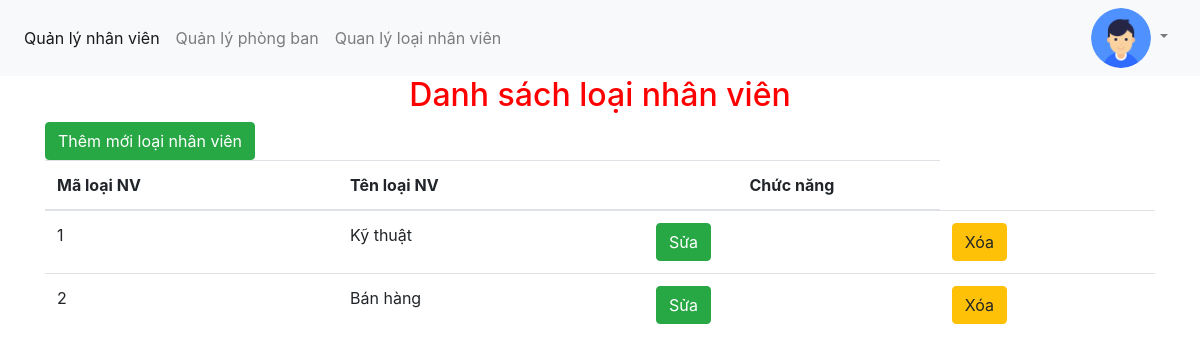
Screenshot of /list_lnv.php with the database file from the repository.
### tables this page shows
CREATE TABLE `loainv` (
  `maloainv` int(11) NOT NULL,
  `tenloainv` varchar(30) NOT NULL
);

### list_lnv.php (the view, shortened to what this page needs)
<?php
include("connect.php");
$strSQL = "SELECT * FROM loainv";
$result = mysqli_query($con,$strSQL);
?>
<?php
include("header.php");
?>
<body>
	<div class="container">
		<h2 align="center" style="color: red;">Danh sách loại nhân viên</h2>
		<div class="table-responsive">
			<a href="add_lnv.php" class="btn btn-success">Thêm mới loại nhân viên</a>
			<table class="table table-hover" id="my-table">
				<thead>
					<tr>
						<th>Mã loại NV</th>
						<th>Tên loại NV</th>
						<th style="text-align: center;">Chức năng</th>
					</tr>
				</thead>
				<tbody>
					<?php while ($row = $result->fetch_assoc()){?>
						<tr>
							<td><?= $row['maloainv']; ?></td>
							<td><?= $row['tenloainv']; ?></td>
							<td><a href="edit_lnv.php?id=<?= $row["maloainv"]; ?>" class="btn btn-success">Sửa</a></td>
							<td><a onclick="return window.confirm('Bạn muốn xóa không');" href="delete_lnv.php?id=<?= $row["maloainv"]; ?>" class="btn btn-warning">Xóa</a></td>
						</tr>
					<?php }?>
				</tbody>
			</table>
		</div>
	</div>
</body>

### rows the page displays
loainv: maloainv "1", tenloainv "Kỹ thuật"
loainv: maloainv "2", tenloainv "Bán hàng"
